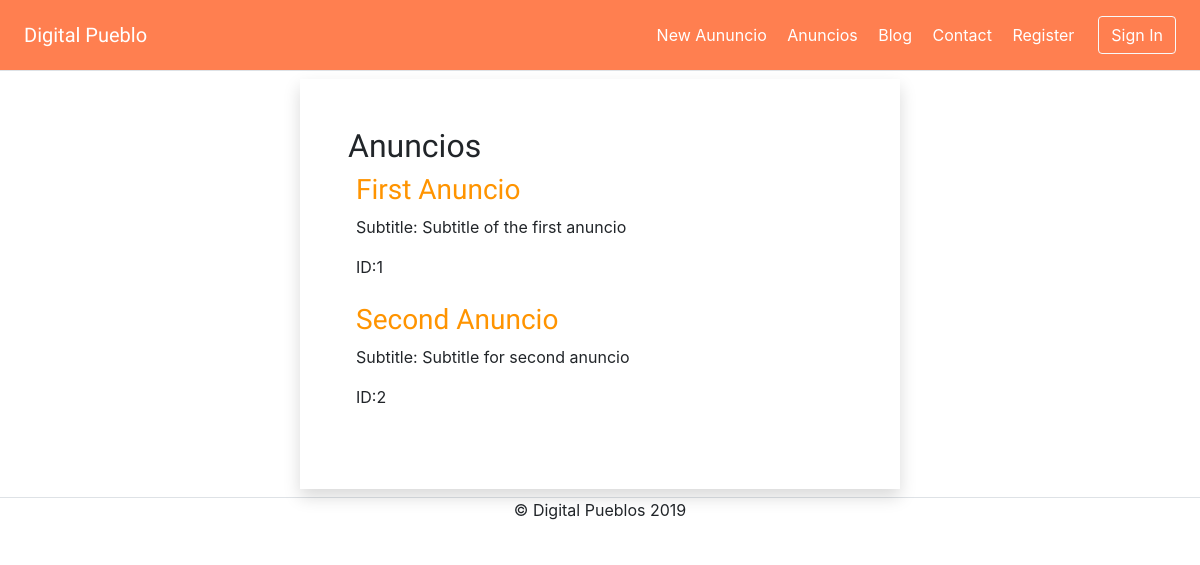
The page /anuncios/ on the database as committed earlier.
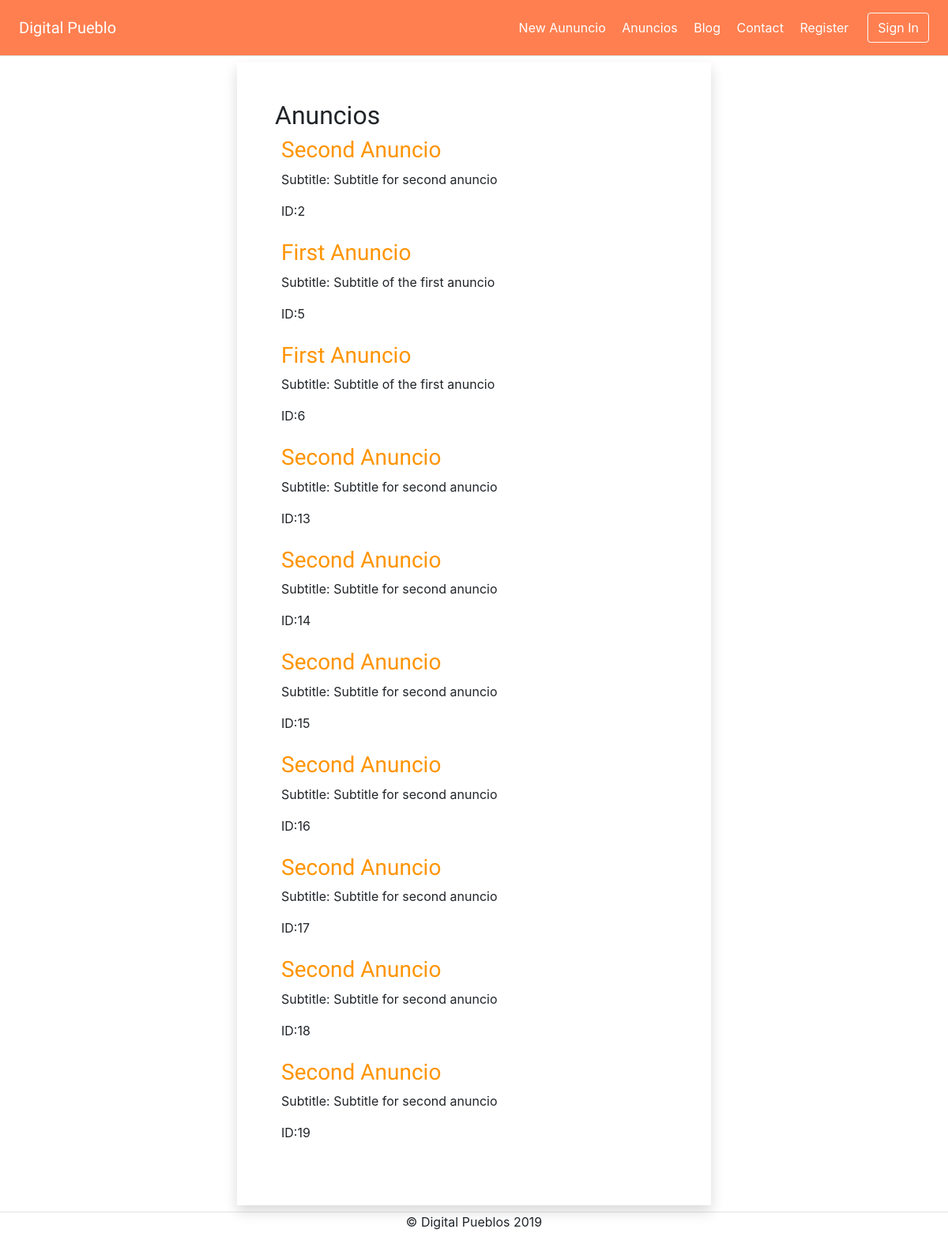
The same page on the database as committed later.
### anuncios/models.py (models this page shows, shortened)
class Anuncio(models.Model):
    title = models.CharField(max_length=100)
    subtitle = models.CharField(max_length=100)
    email = models.EmailField()
    location = models.CharField(max_length=100)

### anuncios/views.py (the view)
# urls.py: path('anuncios/', anuncios_views.anunciosView, name='anuncios'),
def anunciosView(request):
    queryset = Anuncio.objects.all()
    return render(request, 'anuncios/anuncios.html', {'context': queryset})

### digital_pueblo/templates/anuncios/anuncios.html
{% extends 'base.html' %} {%block content %}
<div class="d-flex justify-content-center">
  <div class="shadow m-2 p-5 w-50">
    <h2>Anuncios</h2>
    <div class="d-flex flex-column m-2">
      {% for item in context %}
      <div class="mb-2">
        <h3>
          <a href="/anuncio/{{ item.pk }}" class="headers">
            {{ item.title }}
          </a>
        </h3>
        <p>Subtitle: {{ item.subtitle }}</p>
        <p>ID:{{ item.pk }}</p>
      </div>
      {% endfor %}
    </div>
  </div>
</div>
{%endblock %}

### digital_pueblo/templates/base.html (shortened to what this page needs)
{% load static %}
<html>
  <head>
    <link
      rel="stylesheet"
      href="https://stackpath.bootstrapcdn.com/bootstrap/4.2.1/css/bootstrap.min.css"
    />
    <link rel="stylesheet" type="text/css" href="{% static 'main.css' %}" />
  </head>
  <body>
    <div
      class="d-flex flex-column flex-md-row align-items-center p-3 px-md-4 border-bottom page-header"
    >
      <h5 class="my-0 mr-md-auto logo">
        <a href="{% url 'home' %}"> Digital Pueblo</a>
      </h5>
      <nav class="my-2 my-md-0 mr-md-3">
        <a class="p-2" href="{% url 'anuncio_new' %}">New Aununcio</a>
        <a class="p-2" href="{% url 'anuncios' %} ">Anuncios</a>
        <a class="p-2" href="{% url 'blog_home' %}">Blog</a>
        <a class="p-2" href="{% url 'contact' %}">Contact</a>
        {% if not user.is_authenticated %}
        <a class="p-2" href="{% url 'register' %}">Register</a>
        {% endif %}
      </nav>
      {% if user.is_authenticated %}
      <nav class="my-2 my-md mr-md-3">
        <a href="#">Hi {{ user.username }}! </a>
      </nav>
      <a class="btn btn-outline-warning" href="{% url 'logout' %}">Logout</a>
      {% else %}
      <a class="btn btn-outline-light" href="{% url 'login' %}">Sign In</a>
      {% endif %}
    </div>
    <div class="content">{% block content %} {% endblock %}</div>
    <footer class="d-flex justify-content-center border-top">
      <p>&copy; Digital Pueblos 2019</p>
    </footer>
  </body>
</html>

### static/main.css (style rules this page uses)
.page-header { background-color: coral; color: #ffffff; }
.logo { text-decoration: none; }
.page-header nav, .page-header a, .page-header h1, .page-header h1 a, .page-header h1 a:visited, .page-header h1 a:active { color: #ffffff; }
h1, h2, h3, h4, h5 { font-family: "Kalam", cursive; }
.headers { color: #ff9400; }

Rows that differ between the two databases and show on the page:
removed Anuncio: title "First Anuncio", subtitle "Subtitle of the first anuncio", pk "1"
added Anuncio: title "First Anuncio", subtitle "Subtitle of the first anuncio", pk "5"
added Anuncio: title "First Anuncio", subtitle "Subtitle of the first anuncio", pk "6"
added Anuncio: title "Second Anuncio", subtitle "Subtitle for second anuncio", pk "13"
added Anuncio: title "Second Anuncio", subtitle "Subtitle for second anuncio", pk "14"
added Anuncio: title "Second Anuncio", subtitle "Subtitle for second anuncio", pk "15"
added Anuncio: title "Second Anuncio", subtitle "Subtitle for second anuncio", pk "16"
added Anuncio: title "Second Anuncio", subtitle "Subtitle for second anuncio", pk "17"
added Anuncio: title "Second Anuncio", subtitle "Subtitle for second anuncio", pk "18"
added Anuncio: title "Second Anuncio", subtitle "Subtitle for second anuncio", pk "19"
